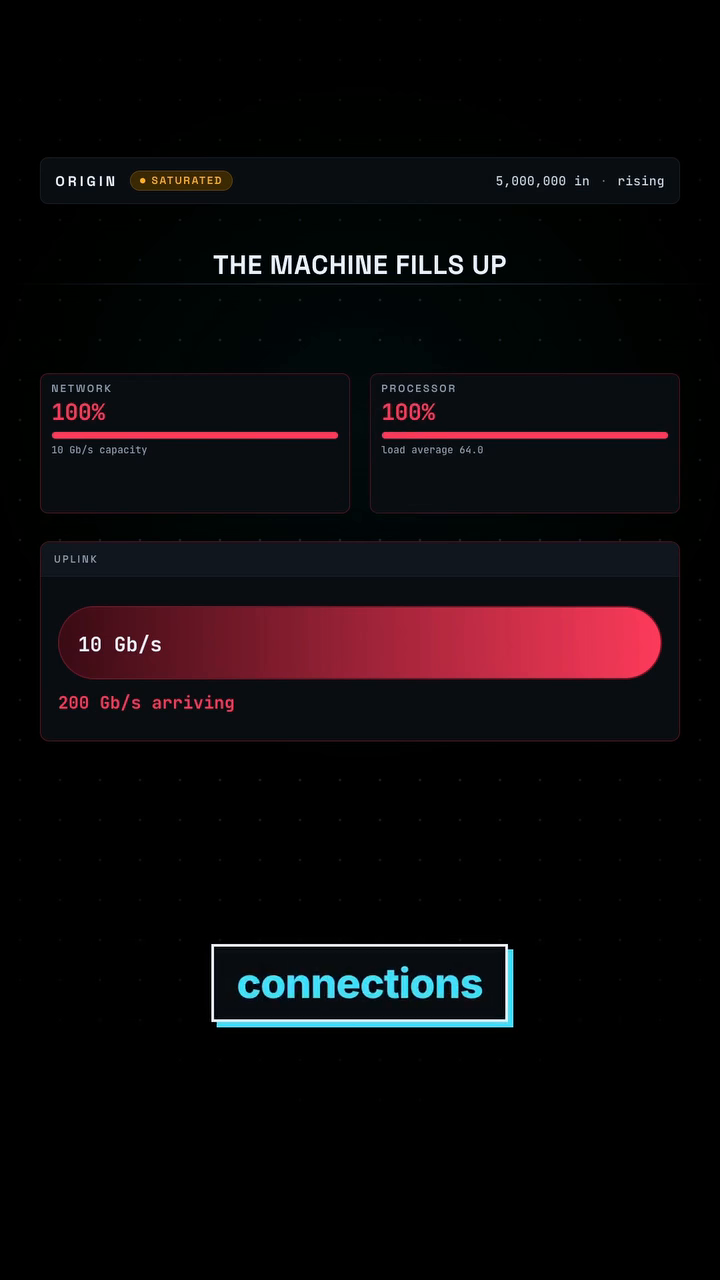
#> input picture analysis/pacing-audit-20260924/design/ref_frames/R1_046.08_resource-bars.png, 720 x 1280 px
$ python m_hud.py ../ref_frames/R1_046.08_resource-bars.png
#> lines starting #> are read from the running program, lines starting #| are printed output that depends on the picture
from PIL import Image; import numpy as np, sys
f=sys.argv[1]
im=np.array(Image.open(f).convert('RGB')).astype(int); L=im.mean(2)
#> after `L = im.mean(2)`:
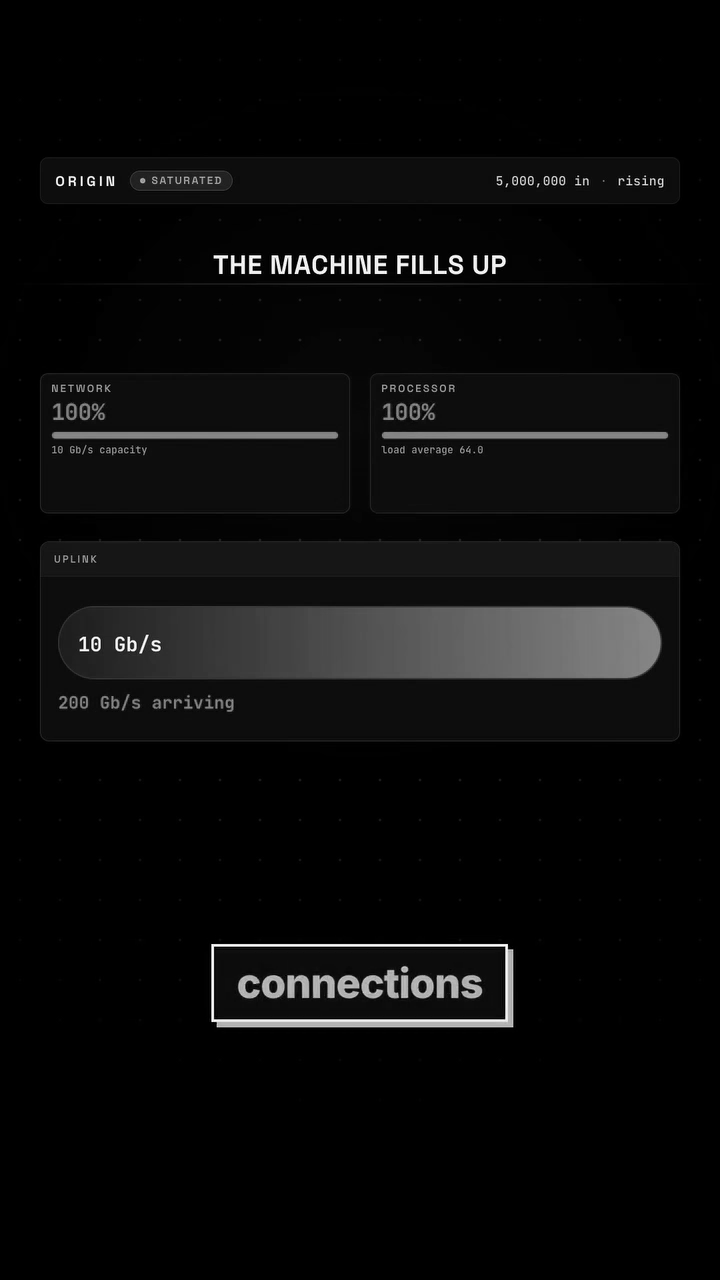
#> L: shape (1280, 720) float64; min 0, max 255, mean 11
h=lambda p:'#%02x%02x%02x'%tuple(int(v) for v in p)
# find progress bar row: y 125-165, x 440-700
reg=L[120:170,440:700]
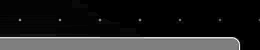
#> reg: shape (50, 260) float64; min 0, max 26, mean 3.5; drawn with min black and max white
ys=np.where(reg.max(1)>30)[0]+120; print('bar rows (L>30)',ys.min() if len(ys) else None, ys.max() if len(ys) else None)
#> after `ys = np.where(reg.max(1) > 30)[0] + 120`: ys = empty array
#| bar rows (L>30) None None
for y in sorted(set(ys)):
    row=L[y,440:700]; on=np.where(row>30)[0]+440
    # segments
    segs=[];s=on[0];p=on[0]
    for x in on[1:]:
        if x!=p+1: segs.append((s,p)); s=x
        p=x
    segs.append((s,p)); print(y,segs)
    for a,b in segs: print('   ',a,b,h(im[y,(a+b)//2]))
#> this loop made 0 passes
# label text extents
reg=L[120:170,30:300]; ys=np.where(reg.max(1)>60)[0]+120; xs=np.where(reg.max(0)>60)[0]+30
#> after `reg = L[120:170, 30:300]`:
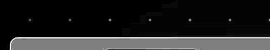
#> reg: shape (50, 270) float64; min 0, max 26, mean 3.7; drawn with min black and max white
#> after `xs = np.where(reg.max(0) > 60)[0] + 30`: xs = empty array
#> (the run stopped early here; a loop or call above may not have finished)

$ run again, on analysis/pacing-audit-20260924/design/ref_frames/R1_047.98_connections-grid.png
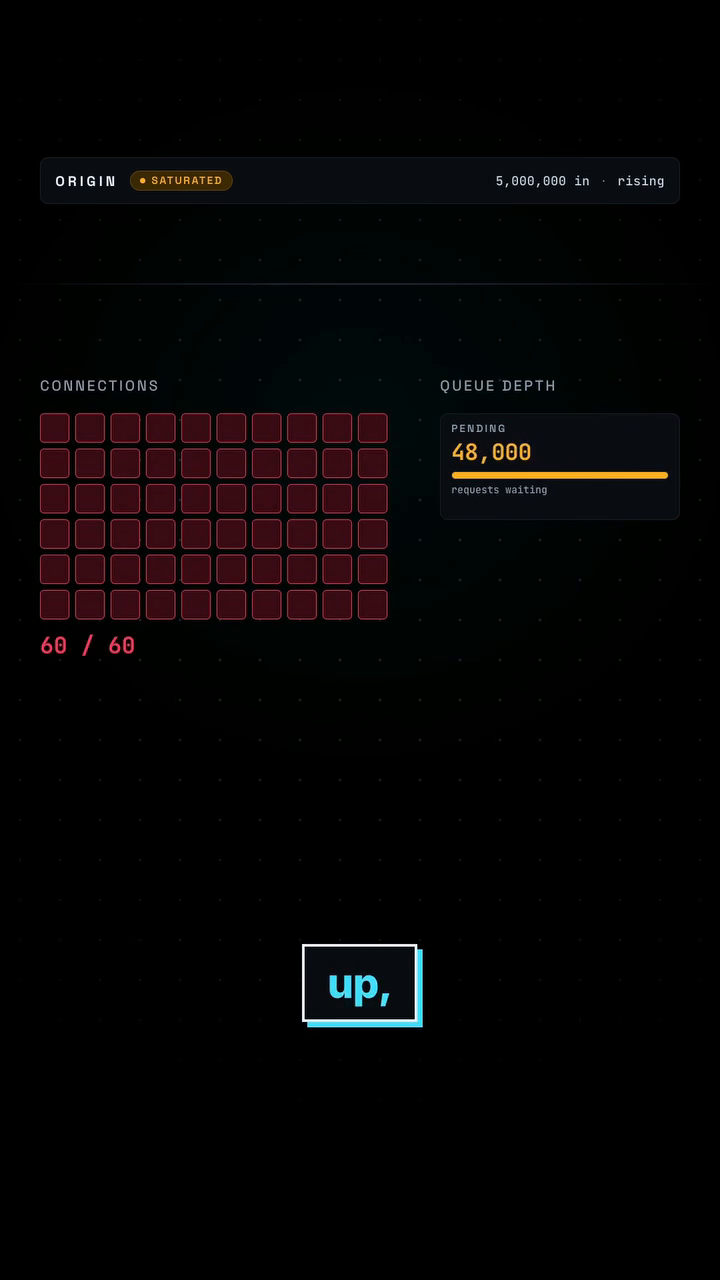
#> input picture analysis/pacing-audit-20260924/design/ref_frames/R1_047.98_connections-grid.png, 720 x 1280 px
#> `L = im.mean(2)`:
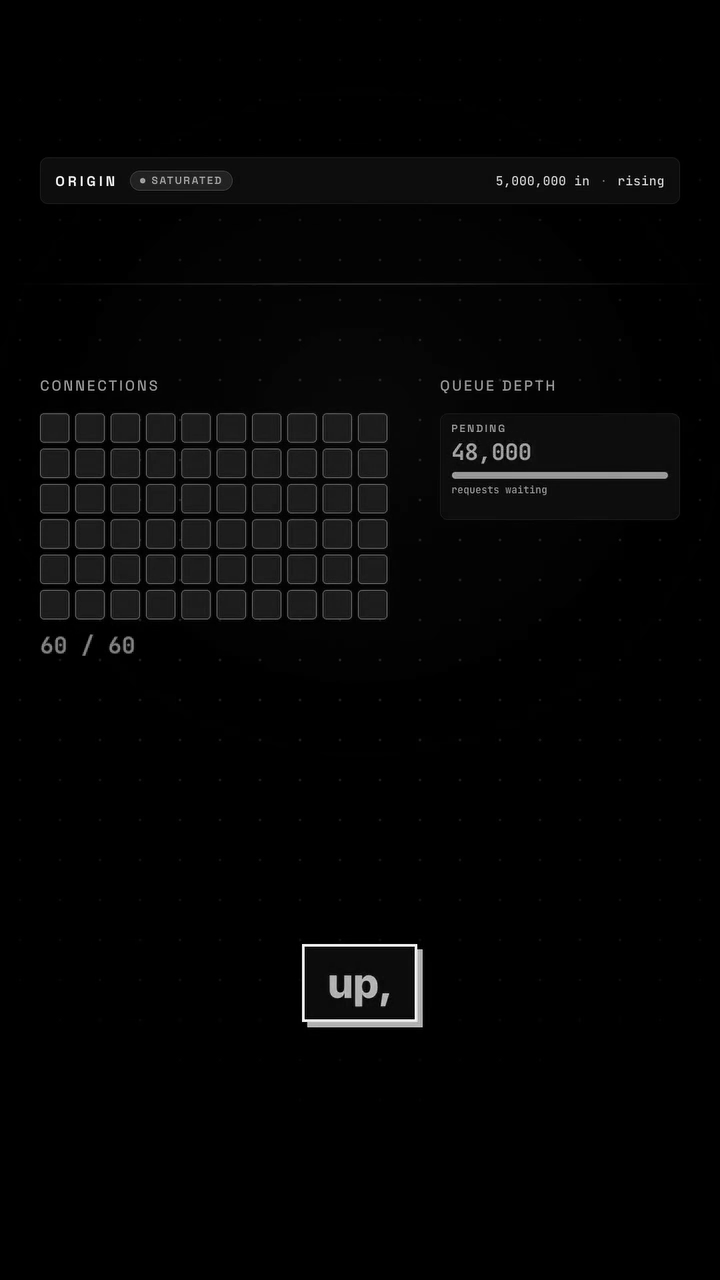
#> L: shape (1280, 720) float64; min 0, max 255, mean 5.3
#> ys = empty array
#| bar rows (L>30) None None
